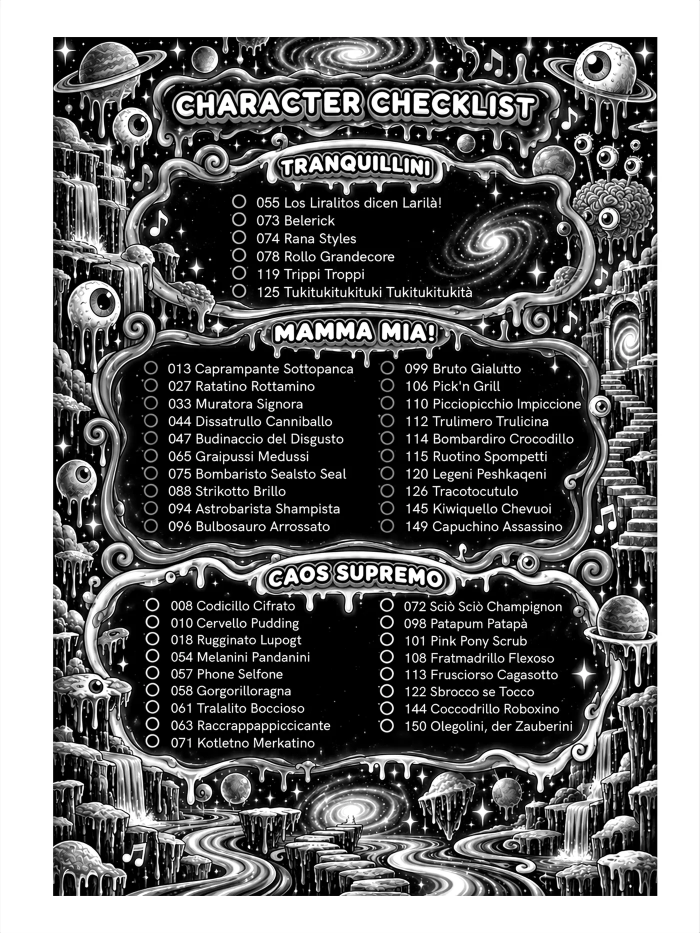
#> input picture assets/img/character-checklist-1400.webp, 1400 x 1866 px, given in place of 07_Hardcover_Digital_Mockup.png, which was not available (shown at 1/2 size)
$ python optimise_images.py ../assets/img ../assets/img/character-checklist-720.webp
#> lines starting #> are read from the running program, lines starting #| are printed output that depends on the picture
"""One-off image optimiser for the Brainrot Colour Chaos site.

Reads the untouched originals from the supplied asset bundle and writes
web-sized WebP/PNG/JPEG derivatives into site/assets/img. Originals are
never modified. Requires Pillow (`pip install pillow`).

Usage:
    python tools/optimise_images.py [path-to-source-assets] [path-to-master-logo]
"""
import sys
from pathlib import Path

from PIL import Image

DEFAULT_SRC = Path.home() / "Downloads" / "Brainrot_Colour_Chaos_Website_Claude_Code_Bundle" / "website_package" / "assets"
SRC = Path(sys.argv[1]) if len(sys.argv) > 1 else DEFAULT_SRC
OUT = Path(__file__).resolve().parent.parent / "site" / "assets" / "img"
NAVY = (9, 17, 38)

# source file -> (output stem, [widths], webp quality)
JOBS = {
    "07_Hardcover_Digital_Mockup.png": ("hardcover-mockup", [640, 1100], 86),
    "01_Brainrot_Front_Cover.png": ("front-cover", [600, 1000], 84),
    "02_Ruotino_Spometti_115.png": ("page-115-ruotino-spompetti", [640, 1400], 82),
    "03_Bombardiro_Crocodillo_114.png": ("page-114-bombardiro-crocodillo", [640, 1400], 82),
    "04_Capuchino_Assassino_149.png": ("page-149-capuchino-assassino", [640, 1400], 82),
    "05_Character_Checklist.png": ("character-checklist", [720, 1400], 82),
    "06_Ruotino_Full_Colour_Artwork.png": ("ruotino-colour-inspiration", [800, 1600], 84),
}

# Studio master logo (square 1344x1344 RGBA). Kept square and uncropped so the
# full artwork and its transparency are preserved.
LOGO_SRC = Path(sys.argv[2]) if len(sys.argv) > 2 else Path.home() / "Pictures" / "Fable_and_Fuse_Studios_Final_Master_Logo.png"
LOGO_STEM = "fable-and-fuse-studios-logo-v2"
LOGO_WIDTHS = [320, 640]


def resize(im: Image.Image, width: int) -> Image.Image:
    if im.width <= width:
        return im.copy()
    height = round(im.height * width / im.width)
    return im.resize((width, height), Image.LANCZOS)


def main() -> None:
    OUT.mkdir(parents=True, exist_ok=True)
    for name, (stem, widths, quality) in JOBS.items():
        with Image.open(SRC / name) as im:
#> im is the input picture: PIL image 1400x1866 RGB; mean R, G, B 107.2, 107.2, 107.2
            im.load()
            if im.mode == "RGBA":
                # Trim fully transparent margins only; artwork pixels are untouched.
                im = im.crop(im.getchannel("A").getbbox())
            for w in widths:
                dst = OUT / f"{stem}-{w}.webp"
                resize(im, w).save(dst, "WEBP", quality=quality, method=6)
                print(f"{dst.name:48} {dst.stat().st_size // 1024:>5} KB")
#> this loop made 2 passes
#> pass 1, in main, `resize(im, w).save(dst, "WEBP", quality=quality, method=6)`:
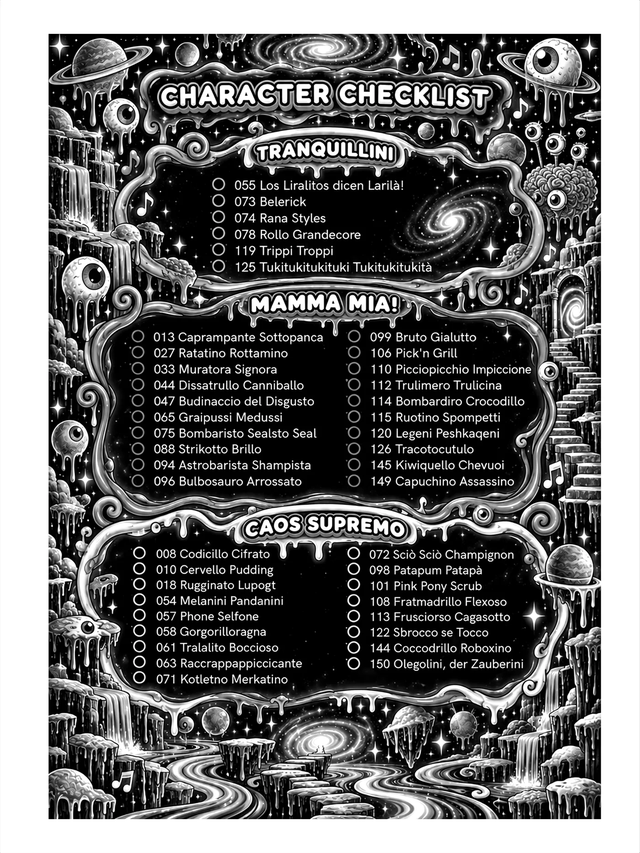
#> saved as hardcover-mockup-640.webp: PIL image 640x853 RGB; mean R, G, B 107.7, 107.7, 107.7
#> pass 2, in main, `resize(im, w).save(dst, "WEBP", quality=quality, method=6)`:
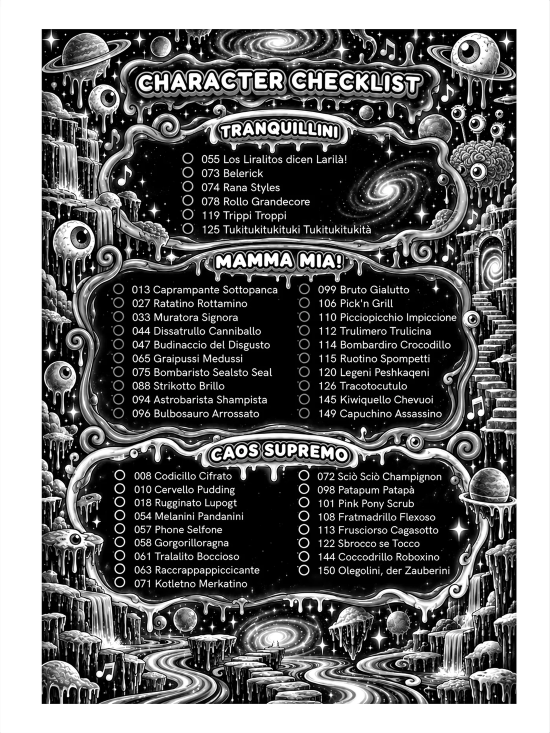
#> saved as hardcover-mockup-1100.webp: PIL image 1100x1466 RGB (shown at 1/2 size); mean R, G, B 107.3, 107.3, 107.3
#> pass 2 of the loop in main, `for name, (stem, widths, quality) in JOBS.items():`:
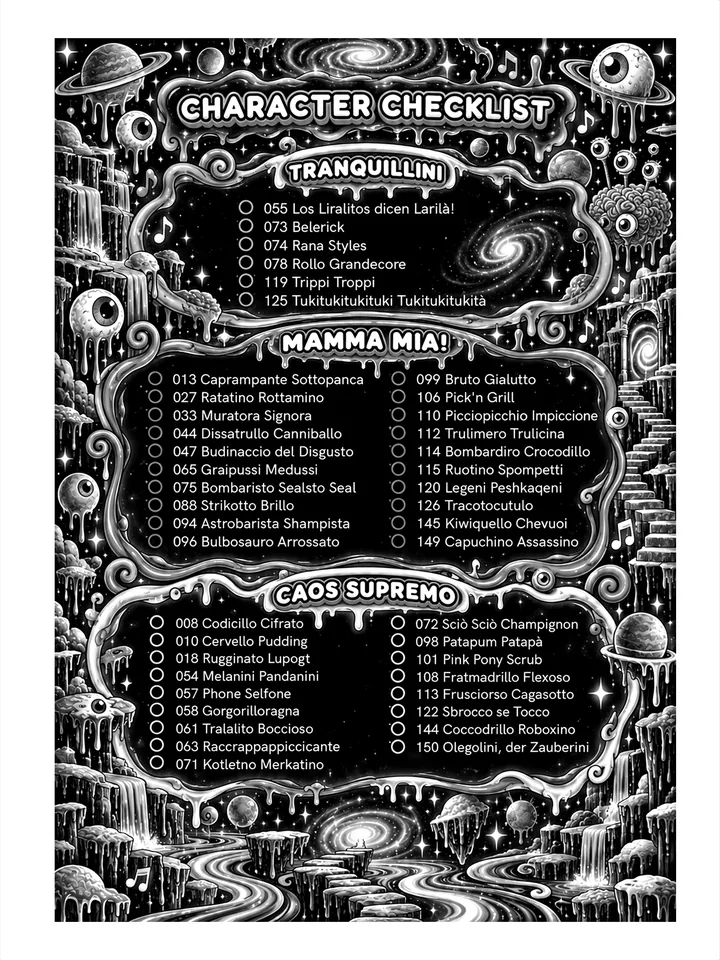
#> input picture assets/img/character-checklist-720.webp, 720 x 960 px, given in place of 01_Brainrot_Front_Cover.png, which was not available
#> in main, im is the input picture: PIL image 720x960 RGB; mean R, G, B 107.7, 107.7, 107.7
#> the loop in main, `for w in widths:` made 2 passes
#> pass 1, in main, `resize(im, w).save(dst, "WEBP", quality=quality, method=6)`:
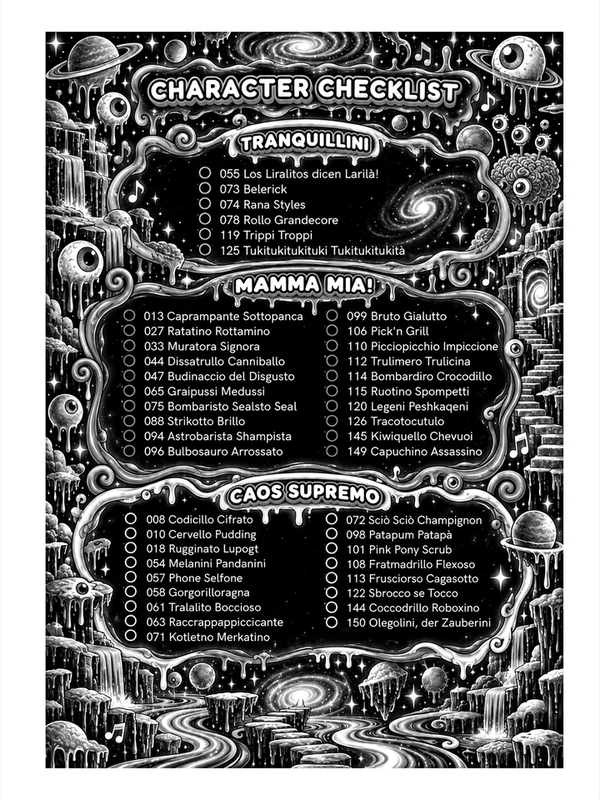
#> saved as front-cover-600.webp: PIL image 600x800 RGB; mean R, G, B 108, 108, 108

    # QR code: keep the original 1-bit PNG pixel-perfect (it is ~1 KB).
    with Image.open(SRC / "Brainrot_Colour_Chaos_Amazon_QR_Code.png") as qr:
        qr.save(OUT / "amazon-au-qr.png", optimize=True)

    # Open Graph image: real front cover centred on the ink-navy brand colour.
    with Image.open(SRC / "01_Brainrot_Front_Cover.png") as cover:
        cover = cover.convert("RGB")
        canvas = Image.new("RGB", (1200, 630), NAVY)
        fitted = resize(cover, round(cover.width * 590 / cover.height))
        canvas.paste(fitted, ((1200 - fitted.width) // 2, 20))
        canvas.save(OUT.parent / "og-image.jpg", "JPEG", quality=86, optimize=True, progressive=True)

    # Studio logo derivatives and favicons.
    with Image.open(LOGO_SRC) as logo:
        logo = logo.convert("RGBA")
        for w in LOGO_WIDTHS:
            dst = OUT / f"{LOGO_STEM}-{w}.webp"
            logo.resize((w, w), Image.LANCZOS).save(dst, "WEBP", quality=90, alpha_quality=100, method=6)
            print(f"{dst.name:48} {dst.stat().st_size // 1024:>5} KB")
        logo.resize((180, 180), Image.LANCZOS).save(OUT.parent / "apple-touch-icon.png", optimize=True)
        logo.resize((64, 64), Image.LANCZOS).save(OUT.parent / "favicon.png", optimize=True)


if __name__ == "__main__":
#> (the run stopped early here; a loop or call above may not have finished)
